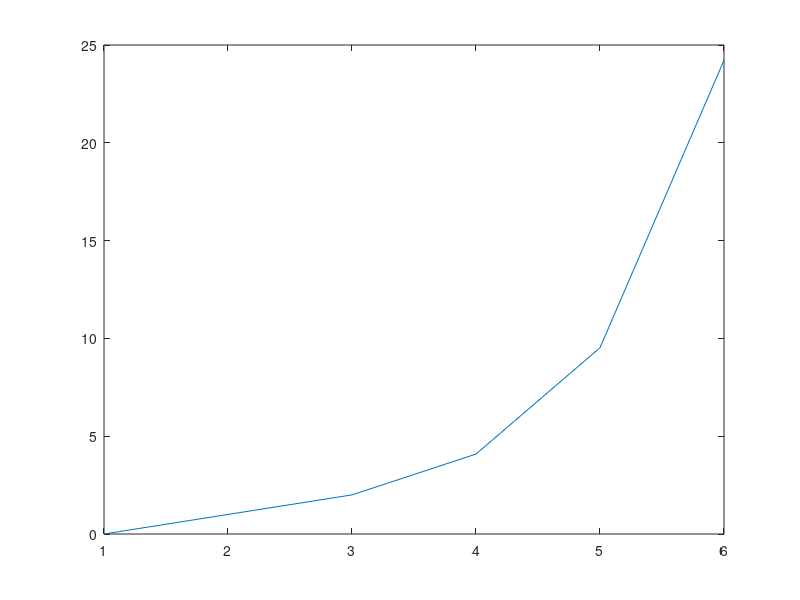

Write the MATLAB code that produced this figure.
 %ejer 1
 x = [0:5];
 l=1;
 %estos a y b se hallaron a partir del metodo para resolver la edo y las condiciones de borde
 a = -exp(-l)/(exp(-l) - exp(l));
 b = exp(l)/(exp(-l) - exp(l));
 t = a.*exp(x) + b.*exp(-x) + 1;
 plot(t);